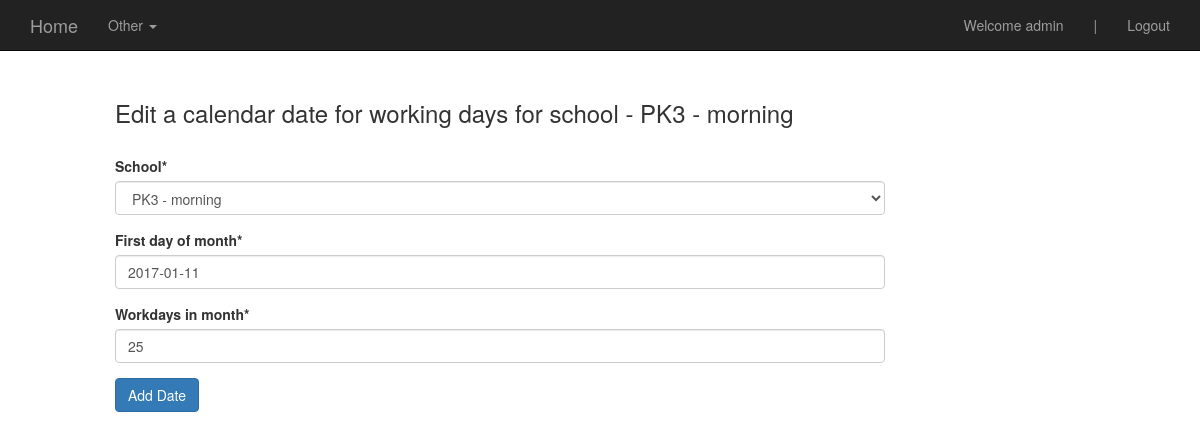
/edit_a_cal_date/1/1/ (signed in), run on the app's committed database.
### attendance/models.py (models this page shows, shortened)
class AttendanceCalendar(models.Model):
	school = models.ForeignKey('schools.School')
	first_day_of_month = models.DateField(auto_now=False, auto_now_add=False)
	workdays_in_month =  models.IntegerField(null=False, blank=False)
	non_weekend_workdays_off = models.IntegerField(null=True, blank=True)
	class Meta:
		unique_together = ("school", "first_day_of_month")

### schools/models.py (models this page shows, shortened)
class School(models.Model):
        school_name = models.CharField(max_length=255)
        school_address = models.CharField(max_length=255)
        city = models.CharField(max_length=255)
        date_opened = models.DateField(auto_now=False, auto_now_add=False)
        school_notes = models.TextField(max_length=2500, null=True, blank=True)
        def __unicode__(self):
            return self.school_name

### students/views.py (the view, shortened to what this page needs)
# urls.py: url(r'^edit_a_cal_date/(?P<pk>\d+)/(?P<month>\d+)/$', st.edit_school_caldate, name='edit_cal_date'), #edit cal date
@login_required
def edit_school_caldate(request, pk=None, month=None):
	if request.user.useraccess.access_level == 'super' or request.user.useraccess.access_level == 'manager' or request.user.useraccess.access_level == 'staff' or request.user.useraccess.access_level == 'coordinator':
		try:
			inst = AttendanceCalendar.objects.filter(school_id=pk).filter(first_day_of_month__month = month)[0]
		except:
			return HttpResponseRedirect( reverse('add_cal_date')) #if error, then make user enter cal date
		form = AddAttCalDateForm(request.POST or None, request.FILES or None, instance=inst)
		context = {
			"form": form,
			"inst": inst,
		}
		return render(request, "edit_cal_date.html", context)

### attendance/forms.py
class AddAttCalDateForm(forms.ModelForm):
	class Meta:
		model = AttendanceCalendar
		fields = ["school", "first_day_of_month", "workdays_in_month"]
		widgets = {
			'first_day_of_month': DateWidget(usel10n=True, bootstrap_version=3)
		}

### templates/edit_cal_date.html (shortened to what this page needs)
 {% extends "base.html" %}
{% load crispy_forms_tags %}
{% url 'admin:jsi18n' as jsi18nurl %} <script type="text/javascript" src="{{ jsi18nurl }}"></script>
{% block content %}
<div class='col-sm-8 col-sm-offset-1'>
<br>
<br>
<h3> Edit a calendar date for working days for school - {{inst.school.school_name}}</h3>
<br>
	<form method='POST' action=''> {% csrf_token %}
	{{form|crispy}}
	<input class='btn btn-primary' type='submit' value='Add Date'/>
	</form>
</div>
{% endblock %}

### templates/navbar.html (shortened to what this page needs)
    <nav class="navbar navbar-inverse navbar-fixed-top">
      <div class="container">
        <div class="navbar-header">
          <a class="navbar-brand" href='{% url "user_homepage" %}'>Home</a>
        </div>
        <div id="navbar" class="navbar-collapse collapse">
        <ul class="nav navbar-nav">
                <li class="dropdown">
                <a href="#" class="dropdown-toggle" data-toggle="dropdown" role="button" aria-haspopup="true" aria-expanded="false"> Other <span class="caret"></span></a>
              </li>
            </ul>
          <ul class="nav navbar-nav navbar-right">
          {% if request.user.is_authenticated  %}
            <li><a href=''>Welcome {{request.user}}</a></li>
             <li><a href=''>|</a></li>
              <li><a href='{% url "logout" %}'>Logout</a></li>
          {% endif %}
          </ul>
        </div>
      </div>
    </nav>

### static/css/base.css (style rules this page uses)
.navbar { margin-bottom:0; }

### data on the page
AttendanceCalendar: school.school_name "PK3 - morning", school "PK3 - morning", first_day_of_month "2017-01-11", workdays_in_month "25"

### other printed values
{{ request.user }} "admin"
